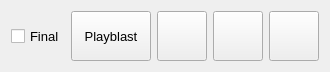
<?xml version="1.0" encoding="UTF-8"?>
<ui version="4.0">
 <class>Form</class>
 <widget class="QWidget" name="Form">
  <property name="geometry">
   <rect>
    <x>0</x>
    <y>0</y>
    <width>326</width>
    <height>66</height>
   </rect>
  </property>
  <property name="windowTitle">
   <string>Form</string>
  </property>
  <layout class="QVBoxLayout" name="verticalLayout">
   <item>
    <layout class="QVBoxLayout" name="main_layout">
     <item>
      <layout class="QHBoxLayout" name="horizontalLayout">
       <item>
        <widget class="QCheckBox" name="final_checkBox">
         <property name="minimumSize">
          <size>
           <width>0</width>
           <height>50</height>
          </size>
         </property>
         <property name="maximumSize">
          <size>
           <width>70</width>
           <height>16777215</height>
          </size>
         </property>
         <property name="font">
          <font>
           <pointsize>10</pointsize>
          </font>
         </property>
         <property name="cursor">
          <cursorShape>ArrowCursor</cursorShape>
         </property>
         <property name="acceptDrops">
          <bool>false</bool>
         </property>
         <property name="text">
          <string>Final</string>
         </property>
         <property name="iconSize">
          <size>
           <width>20</width>
           <height>20</height>
          </size>
         </property>
        </widget>
       </item>
       <item>
        <widget class="QPushButton" name="playbalst_btn">
         <property name="minimumSize">
          <size>
           <width>0</width>
           <height>50</height>
          </size>
         </property>
         <property name="font">
          <font>
           <pointsize>10</pointsize>
          </font>
         </property>
         <property name="text">
          <string>Playblast</string>
         </property>
        </widget>
       </item>
       <item>
        <widget class="QPushButton" name="play__btn">
         <property name="minimumSize">
          <size>
           <width>50</width>
           <height>50</height>
          </size>
         </property>
         <property name="maximumSize">
          <size>
           <width>17</width>
           <height>16777215</height>
          </size>
         </property>
         <property name="font">
          <font>
           <pointsize>10</pointsize>
          </font>
         </property>
         <property name="text">
          <string/>
         </property>
        </widget>
       </item>
       <item>
        <widget class="QPushButton" name="folder_btn">
         <property name="minimumSize">
          <size>
           <width>50</width>
           <height>50</height>
          </size>
         </property>
         <property name="maximumSize">
          <size>
           <width>17</width>
           <height>16777215</height>
          </size>
         </property>
         <property name="font">
          <font>
           <pointsize>10</pointsize>
          </font>
         </property>
         <property name="text">
          <string/>
         </property>
        </widget>
       </item>
       <item>
        <widget class="QPushButton" name="settings__btn">
         <property name="minimumSize">
          <size>
           <width>50</width>
           <height>50</height>
          </size>
         </property>
         <property name="maximumSize">
          <size>
           <width>17</width>
           <height>16777215</height>
          </size>
         </property>
         <property name="font">
          <font>
           <pointsize>10</pointsize>
          </font>
         </property>
         <property name="cursor">
          <cursorShape>ArrowCursor</cursorShape>
         </property>
         <property name="acceptDrops">
          <bool>false</bool>
         </property>
         <property name="text">
          <string/>
         </property>
        </widget>
       </item>
      </layout>
     </item>
    </layout>
   </item>
  </layout>
 </widget>
 <resources>
  <include location="../../../../Core/Resource/ResourceFile.qrc"/>
 </resources>
 <connections/>
</ui>
